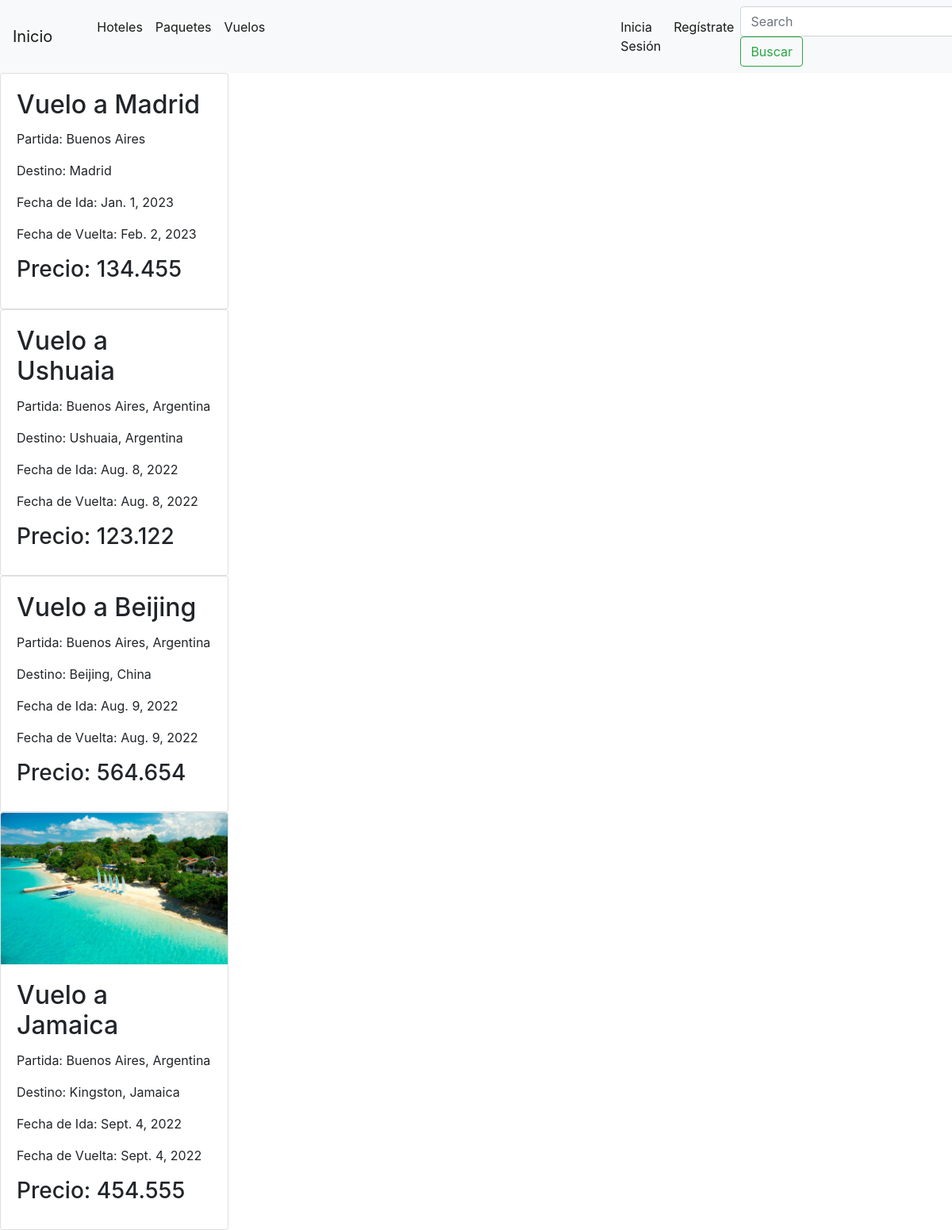
The app's page /info/viajes-vuelos/ with its own data.
### viajes/models.py (models this page shows, shortened)
class Vuelo(models.Model):
    name = models.CharField(max_length=200)
    departure = models.TextField()
    destination = models.TextField()
    date_departue = models.DateField(auto_now_add=True, null=True, blank=True)
    date_return = models.DateField(auto_now_add=True, null=True, blank=True)
    price= models.FloatField()
    image=models.ImageField(upload_to="viajes/",null=True, blank=True)

### viajes/views.py (the view)
# urls.py: path("viajes-vuelos/",verVuelo),
def verVuelo(request):
    vuelos = Vuelo.objects.all()
    return render(request,"vuelo.html",context={"vuelos" : vuelos})

### template/vuelo.html (shortened to what this page needs)
{%  extends "template/base.html" %}
{% block contenidoquecambia %}
<!DOCTYPE html>
<html lang="en">
<head>
</head>
<body>
    {% for i in vuelos %}
        <div class="card" style="width: 18rem;">
            {% if i.image %}
            <image src="{{ i.image.url }}" class="card-img-top">
            {% endif %}
            <div class="card-body">
            <h2 class="card-title">{{i.name}}</h2>
            <p class="card-text">Partida: {{i.departure}}</p>
            <p class="card-text">Destino: {{i.destination}}</p>
            <p class="card-text">Fecha de Ida: {{i.date_departue}}</p>
            <p class="card-text">Fecha de Vuelta: {{i.date_return}}</p>
            <h3 class="card-title">Precio: {{i.price}}</h3>
            </div>
        </div>
    {% endfor %}
</body>
</html>
{% endblock  %}

### records on screen
Vuelo: name "Vuelo a Madrid", departure "Buenos Aires", destination "Madrid", date_departue "Jan. 1, 2023", date_return "Feb. 2, 2023", price "134.455"
Vuelo: name "Vuelo a Ushuaia", departure "Buenos Aires, Argentina", destination "Ushuaia, Argentina", date_departue "Aug. 8, 2022", date_return "Aug. 8, 2022", price "123.122"
Vuelo: name "Vuelo a Beijing", departure "Buenos Aires, Argentina", destination "Beijing, China", date_departue "Aug. 9, 2022", date_return "Aug. 9, 2022", price "564.654"
Vuelo: image (picture), name "Vuelo a Jamaica", departure "Buenos Aires, Argentina", destination "Kingston, Jamaica", date_departue "Sept. 4, 2022", date_return "Sept. 4, 2022", price "454.555"
